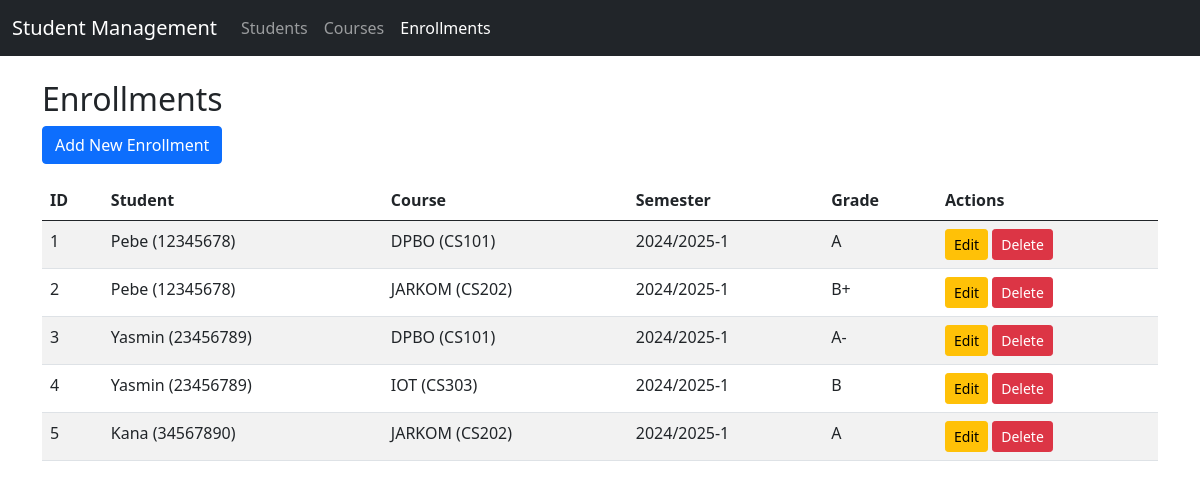
The app's page /project/index.php?controller=enrollment&action=index with its own data.
### tables this page shows
CREATE TABLE IF NOT EXISTS `enrollments` (
  `id` int(11) NOT NULL AUTO_INCREMENT,
  `student_id` int(11) NOT NULL,
  `course_id` int(11) NOT NULL,
  `semester` varchar(20) NOT NULL,
  `grade` varchar(2) DEFAULT NULL,
  PRIMARY KEY (`id`),
  KEY `student_id` (`student_id`),
  KEY `course_id` (`course_id`),
  CONSTRAINT `enrollments_ibfk_1` FOREIGN KEY (`student_id`) REFERENCES `students` (`id`) ON DELETE CASCADE,
  CONSTRAINT `enrollments_ibfk_2` FOREIGN KEY (`course_id`) REFERENCES `courses` (`id`) ON DELETE CASCADE
);

CREATE TABLE IF NOT EXISTS `students` (
  `id` int(11) NOT NULL AUTO_INCREMENT,
  `name` varchar(100) NOT NULL,
  `nim` varchar(20) NOT NULL,
  `phone` varchar(15) NOT NULL,
  `join_date` date NOT NULL,
  PRIMARY KEY (`id`)
);

CREATE TABLE IF NOT EXISTS `courses` (
  `id` int(11) NOT NULL AUTO_INCREMENT,
  `code` varchar(10) NOT NULL,
  `name` varchar(100) NOT NULL,
  `credits` int(1) NOT NULL,
  PRIMARY KEY (`id`)
);

### project/models/Enrollment.php (called while the page is built, shortened)
<?php
require_once 'config/connection.php';
class Enrollment
{
    private $conn;
    private $table_name = "enrollments";
    public function __construct()
    {
        $database = new Database();
        $this->conn = $database->getConnection();
    }
    public function getAll()
    {
        $query = "SELECT e.*, s.name as student_name, s.nim, c.code as course_code, c.name as course_name
                 FROM " . $this->table_name . " e
                 JOIN students s ON e.student_id = s.id
                 JOIN courses c ON e.course_id = c.id";
        $result = $this->conn->query($query);
        return $result;
    }
}

### project/config/connection.php (called while the page is built, shortened)
<?php
class Database
{
    private $host = "localhost";
    private $username = "root";
    private $password = "";
    private $db_name = "tp_mvc";
    public function getConnection()
    {
        $this->conn = null;
        try {
            $this->conn = new mysqli($this->host, $this->username, $this->password, $this->db_name);
        } catch (Exception $e) {
            echo "Connection error: " . $e->getMessage();
        }
        return $this->conn;
    }
}

### project/models/Student.php (called while the page is built, shortened)
<?php
require_once 'config/connection.php';
class Student
{
    public function __construct()
    {
        $database = new Database();
    }
}

### project/models/Course.php (called while the page is built, shortened)
<?php
require_once 'config/connection.php';
class Course
{
    public function __construct()
    {
        $database = new Database();
    }
}

### project/controllers/BaseController.php (called while the page is built, shortened)
<?php
class BaseController
{
    protected function render($view, $data = [])
    {
        extract($data);
        include_once 'views/templates/header.php';
        include_once 'views/' . $view . '.php';
        include_once 'views/templates/footer.php';
    }
}

### project/controllers/EnrollmentController.php (called while the page is built, shortened)
<?php
require_once 'controllers/BaseController.php';
require_once 'models/Enrollment.php';
require_once 'models/Student.php';
require_once 'models/Course.php';
class EnrollmentController extends BaseController
{
    private $enrollment;
    public function __construct()
    {
        $this->enrollment = new Enrollment();
    }
    public function index()
    {
        $result = $this->enrollment->getAll();
        $this->render('enrollments/index', ['enrollments' => $result]);
    }
}

### project/views/enrollments/index.php (the view)
<h2>Enrollments</h2>
<div class="mb-3">
    <a href="index.php?controller=enrollment&action=create" class="btn btn-primary">Add New Enrollment</a>
</div>
<table class="table table-striped">
    <thead>
        <tr>
            <th>ID</th>
            <th>Student</th>
            <th>Course</th>
            <th>Semester</th>
            <th>Grade</th>
            <th>Actions</th>
        </tr>
    </thead>
    <tbody>
        <?php if ($enrollments && $enrollments->num_rows > 0): ?>
        <?php while ($row = $enrollments->fetch_assoc()): ?>
        <tr>
            <td><?php echo $row['id']; ?></td>
            <td><?php echo $row['student_name'] . ' (' . $row['nim'] . ')'; ?></td>
            <td><?php echo $row['course_name'] . ' (' . $row['course_code'] . ')'; ?></td>
            <td><?php echo $row['semester']; ?></td>
            <td><?php echo $row['grade'] ? $row['grade'] : '-'; ?></td>
            <td>
                <a href="index.php?controller=enrollment&action=edit&id=<?php echo $row['id']; ?>"
                    class="btn btn-sm btn-warning">Edit</a>
                <a href="index.php?controller=enrollment&action=delete&id=<?php echo $row['id']; ?>"
                    class="btn btn-sm btn-danger"
                    onclick="return confirm('Are you sure you want to delete this enrollment?')">Delete</a>
            </td>
        </tr>
        <?php endwhile; ?>
        <?php else: ?>
        <tr>
            <td colspan="6" class="text-center">No enrollments found</td>
        </tr>
        <?php endif; ?>
    </tbody>
</table>

### project/index.php (shortened to what this page needs)
<?php
require_once 'controllers/EnrollmentController.php';
$controller = isset($_GET['controller']) ? $_GET['controller'] : 'student';
$action = isset($_GET['action']) ? $_GET['action'] : 'index';
switch ($controller) {
  case 'enrollment':
    $controller = new EnrollmentController();
    break;
}
if (method_exists($controller, $action)) {
  $controller->$action();
} else {
  $controller->index();
}

### project/views/templates/header.php (shortened to what this page needs)
<!DOCTYPE html>
<html lang="en">
<head>
    <link href="assets/css/bootstrap.min.css" rel="stylesheet">
</head>
<body>
    <nav class="navbar navbar-expand-lg navbar-dark bg-dark">
        <div class="container-fluid">
            <a class="navbar-brand" href="index.php">Student Management</a>
            <div class="collapse navbar-collapse" id="navbarNav">
                <ul class="navbar-nav">
                    <li class="nav-item">
                        <a class="nav-link <?php echo (!isset($_GET['controller']) || $_GET['controller'] == 'student') ? 'active' : ''; ?>"
                           href="index.php?controller=student&action=index">Students</a>
                    </li>
                    <li class="nav-item">
                        <a class="nav-link <?php echo (isset($_GET['controller']) && $_GET['controller'] == 'course') ? 'active' : ''; ?>"
                           href="index.php?controller=course&action=index">Courses</a>
                    </li>
                    <li class="nav-item">
                        <a class="nav-link <?php echo (isset($_GET['controller']) && $_GET['controller'] == 'enrollment') ? 'active' : ''; ?>"
                           href="index.php?controller=enrollment&action=index">Enrollments</a>
                    </li>
                </ul>
            </div>
        </div>
    </nav>
    <div class="container my-4">

### project/views/templates/footer.php (shortened to what this page needs)
</div>
</body>
</html>

### records on screen
enrollments: id "1", student.name "Pebe", student.nim "12345678", course.name "DPBO", course.code "CS101", semester "2024/2025-1", grade "A"
enrollments: id "2", student.name "Pebe", student.nim "12345678", course.name "JARKOM", course.code "CS202", semester "2024/2025-1", grade "B+"
enrollments: id "3", student.name "Yasmin", student.nim "23456789", course.name "DPBO", course.code "CS101", semester "2024/2025-1", grade "A-"
enrollments: id "4", student.name "Yasmin", student.nim "23456789", course.name "IOT", course.code "CS303", semester "2024/2025-1", grade "B"
enrollments: id "5", student.name "Kana", student.nim "34567890", course.name "JARKOM", course.code "CS202", semester "2024/2025-1", grade "A"
